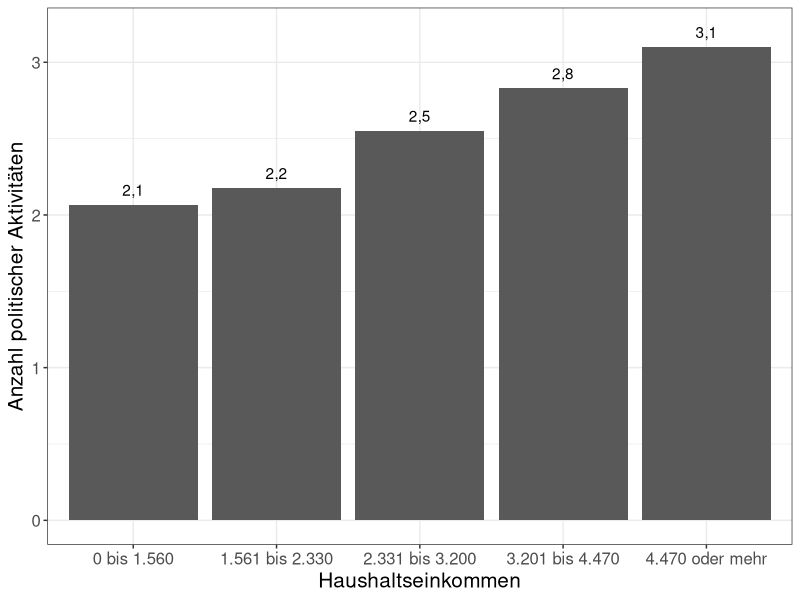
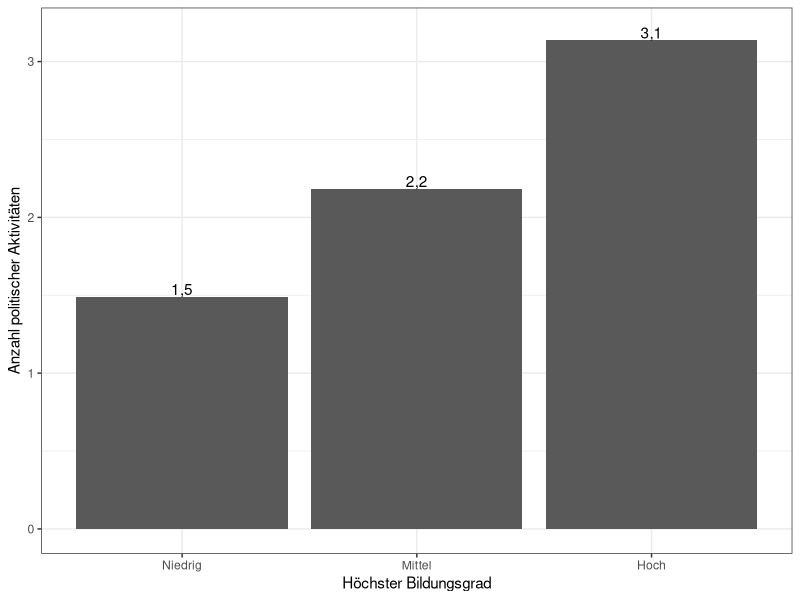
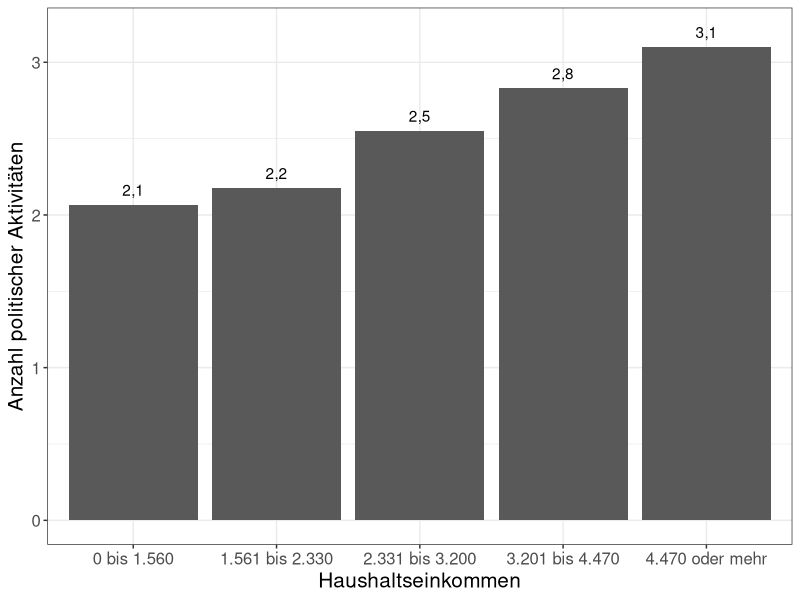
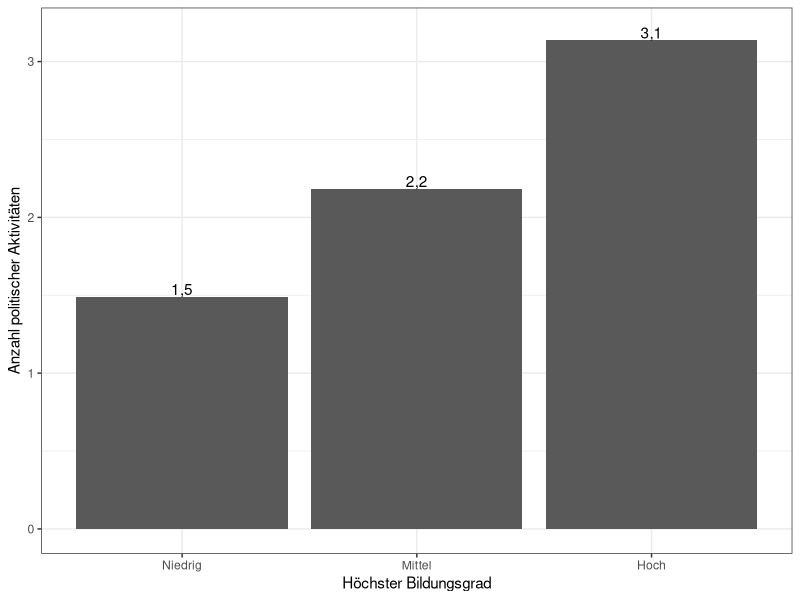

R code for these plots, in order:
library(dplyr)
library(ggplot2)
library(haven)

# Load functions ---------------------------------------------------------------

recode_polpart <- function(var){
  newvar <- as.numeric(NA)
  newvar[var == 1] <- 1
  newvar[var == 2] <- 0
  newvar
}

# Load data --------------------------------------------------------------------

ess_raw <- read_dta("data_raw/ESS9DE.dta", 
                    encoding = "latin1")

# Political participation battery in the ESS -----------------------------------
# vote     Voted last national election
# contplt  Contacted politician or government official last 12 months
# wrkprty  Worked in political party or action group last 12 months
# wrkorg   Worked in another organisation or association last 12 months
# badge    Worn or displayed campaign badge/sticker last 12 months
# sgnptit  Signed petition last 12 months
# pbldmn   Taken part in lawful public demonstration last 12 months
# bctprd   Boycotted certain products last 12 months
# pstplonl Posted or shared anything about politics online last 12 months

# Other variables --------------------------------------------------------------
# gndr     Gender
# agea     Age of respondent, calculated
# netustm  Internet use, how much time on typical day, in minutes
# hinctnta Household's total net income, all sources

# Coding of 'region' -----------------------------------------------------------
# DE1	Baden-Württemberg
# DE2	Bayern
# DE3	Berlin
# DE4	Brandenburg
# DE5	Bremen
# DE6	Hamburg
# DE7	Hessen
# DE8	Mecklenburg-Vorpommern
# DE9	Niedersachsen
# DEA	Nordrhein-Westfalen
# DEB	Rheinland-Pfalz
# DEC	Saarland
# DED	Sachsen
# DEE	Sachsen-Anhalt
# DEF	Schleswig-Holstein
# DEG	Thüringen

ess <- ess_raw %>%
  mutate(
    across(.cols = c(contplt,
                     wrkprty,
                     wrkorg,
                     badge,
                     sgnptit,
                     pbldmn,
                     bctprd,
                     pstplonl),
           .fns = recode_polpart)
  ) %>%
  mutate(vote = case_when(vote == 1 ~ 1,
                          vote == 2 ~ 0),
         pp_index = contplt +
           wrkprty +
           wrkorg +
           badge +
           sgnptit + 
           pbldmn +
           bctprd +
           pstplonl +
           vote, 
         gndr = case_when(gndr == 1 ~ "Männlich",
                          gndr == 2 ~ "Weiblich"),
         gndr = factor(gndr, levels = c("Männlich", "Weiblich")),
         agea = as.numeric(agea),
         region_de = if_else(
           region %in% c("DE3", "DE4", "DE8", "DED", "DEE", "DEG"), 
           "Ost", 
           "West"),
         region_de = factor(region_de, levels = c("West", "Ost")),
         hinctnta = case_when(hinctnta %in% 1:2 ~ "0 bis 1.560",
                              hinctnta %in% 3:4 ~ "1.561 bis 2.330",
                              hinctnta %in% 5:6 ~ "2.331 bis 3.200",
                              hinctnta %in% 7:8 ~ "3.201 bis 4.470",
                              hinctnta %in% 9:10 ~ "4.470 oder mehr"),
         hinctnta = as.factor(hinctnta),
         edu = case_when(eisced %in% c(1:2) ~ "Niedrig", 
                         eisced %in% c(3:4) ~ "Mittel",
                         eisced %in% c(5:7) ~ "Hoch"),
         edu = factor(edu, levels = c("Niedrig", "Mittel", "Hoch"))
  ) %>%
  rename(gender = gndr, 
         age = agea,
         income = hinctnta) %>%
  select(
    pp_index,
    gender,
    age,
    income,
    edu,
    region_de
  )


# Add labels --------------------------------------------------------------

attr(ess$pp_index, "label") <- "Partizipationsindex"
attr(ess$gender, "label") <- "Gender"
attr(ess$age, "label") <- "Alter"
attr(ess$income, "label") <- "Haushaltseinkommen"
attr(ess$edu, "label") <- "Höchster Bildungsgrad"
attr(ess$region_de, "label") <- "West-/Ostdeutschland"


# Grafiken  ---------------------------------------------------------------

data_plot_income <- ess |> 
  filter(!is.na(income) & !is.na(pp_index)) |> 
  group_by(income) |> 
  summarize(pp_index_mean = mean(pp_index)) |> 
  mutate(pp_index_mean_lbl = sprintf(pp_index_mean, fmt = "%.1f"),
         pp_index_mean_lbl = gsub(pattern = "\\.", 
                                  replacement = ",", 
                                  x = pp_index_mean_lbl)) # Fix decimal comma
data_plot_edu <- ess |> 
  filter(!is.na(edu) & !is.na(pp_index)) |> 
  group_by(edu) |> 
  summarize(pp_index_mean = mean(pp_index)) |> 
  mutate(pp_index_mean_lbl = sprintf(pp_index_mean, fmt = "%.1f"),
         pp_index_mean_lbl = gsub(pattern = "\\.", 
                                  replacement = ",", 
                                  x = pp_index_mean_lbl)) # Fix decimal comma

data_plot_income |> 
  ggplot(aes(x = income, y = pp_index_mean, label = pp_index_mean_lbl)) +
  geom_col() + 
  geom_text(nudge_y = 0.1) + 
  labs(x = "Haushaltseinkommen",
       y = "Anzahl politischer Aktivitäten") +
  theme_bw() +
  theme(text = element_text(size = 15))

ggsave("figures/2022-11-24_income.png")

data_plot_edu |> 
  ggplot(aes(x = edu, y = pp_index_mean, label = pp_index_mean_lbl)) +
  geom_col() +
  geom_text(nudge_y = 0.05) +
  labs(x = "Höchster Bildungsgrad",
       y = "Anzahl politischer Aktivitäten") +
  theme_bw()

ggsave("figures/2022-11-24_edu.png")
